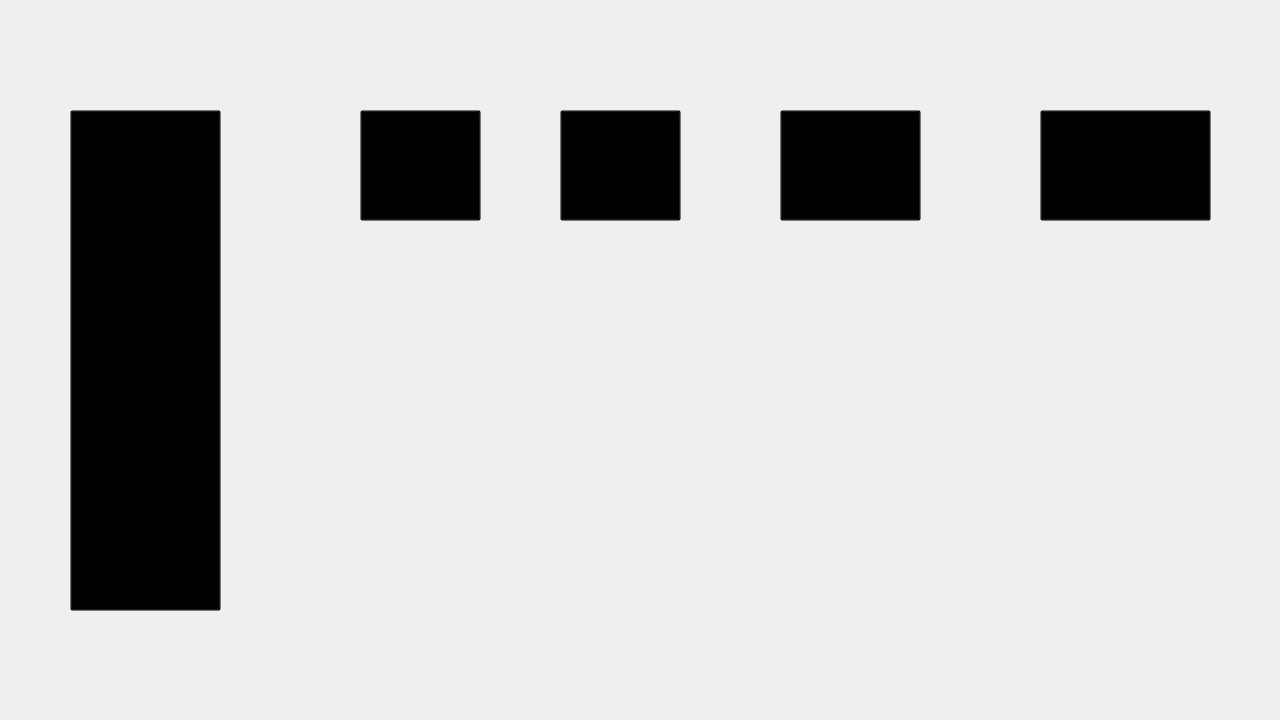
<?xml version="1.0" encoding="UTF-8"?>
<ui version="4.0">
 <class>playWindow</class>
 <widget class="QMainWindow" name="playWindow">
  <property name="geometry">
   <rect>
    <x>0</x>
    <y>0</y>
    <width>1280</width>
    <height>720</height>
   </rect>
  </property>
  <property name="windowTitle">
   <string>MainWindow</string>
  </property>
  <widget class="QWidget" name="centralwidget">
   <widget class="QLabel" name="label">
    <property name="geometry">
     <rect>
      <x>0</x>
      <y>0</y>
      <width>1280</width>
      <height>720</height>
     </rect>
    </property>
    <property name="text">
     <string/>
    </property>
    <property name="pixmap">
     <pixmap>../backgrounds/capaInicial.png</pixmap>
    </property>
   </widget>
   <widget class="QPushButton" name="btnPlay">
    <property name="geometry">
     <rect>
      <x>70</x>
      <y>110</y>
      <width>151</width>
      <height>501</height>
     </rect>
    </property>
    <property name="styleSheet">
     <string notr="true">background-color: rgb(0,0,0,0%)</string>
    </property>
    <property name="text">
     <string/>
    </property>
   </widget>
   <widget class="QPushButton" name="btnMemory">
    <property name="geometry">
     <rect>
      <x>360</x>
      <y>110</y>
      <width>121</width>
      <height>111</height>
     </rect>
    </property>
    <property name="styleSheet">
     <string notr="true">background-color: rgb(0,0,0,0%);</string>
    </property>
    <property name="text">
     <string/>
    </property>
   </widget>
   <widget class="QPushButton" name="btnForca">
    <property name="geometry">
     <rect>
      <x>560</x>
      <y>110</y>
      <width>121</width>
      <height>111</height>
     </rect>
    </property>
    <property name="styleSheet">
     <string notr="true">background-color: rgb(0,0,0,0%);</string>
    </property>
    <property name="text">
     <string/>
    </property>
   </widget>
   <widget class="QPushButton" name="btnTicTacToe">
    <property name="geometry">
     <rect>
      <x>780</x>
      <y>110</y>
      <width>141</width>
      <height>111</height>
     </rect>
    </property>
    <property name="styleSheet">
     <string notr="true">background-color: rgb(0,0,0,0%);</string>
    </property>
    <property name="text">
     <string/>
    </property>
   </widget>
   <widget class="QPushButton" name="btnJokenpo">
    <property name="geometry">
     <rect>
      <x>1040</x>
      <y>110</y>
      <width>171</width>
      <height>111</height>
     </rect>
    </property>
    <property name="styleSheet">
     <string notr="true">background-color: rgb(0,0,0,0%);</string>
    </property>
    <property name="text">
     <string/>
    </property>
   </widget>
  </widget>
 </widget>
 <resources/>
 <connections/>
</ui>
